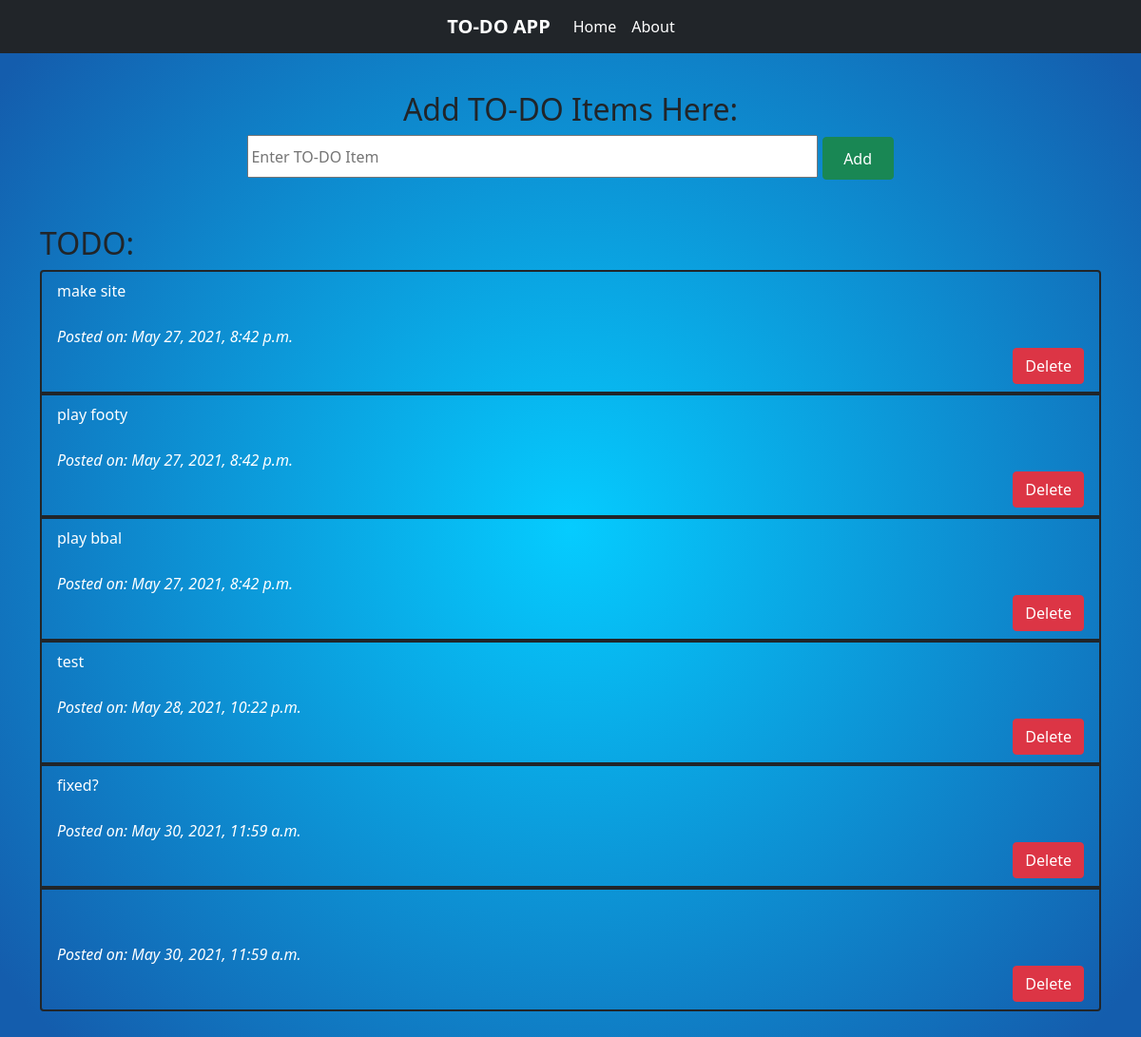
/home/, run on the app's committed database.
### todo/models.py (models this page shows)
class todoitem(models.Model):
    item = models.CharField(max_length=200)
    date_posted = models.DateTimeField(auto_now_add=True)

### todo/views.py (the view)
# urls.py: 2. Add a URL to urlpatterns:  path('', views.home, name='home')
def home(request):
    if request.method == "POST":
        new_todo_item = todoitem(item = request.POST["content"])
        new_todo_item.save()
        return HttpResponseRedirect("/home/")
    else:
        pass
    all_todo_items = todoitem.objects.all()
    return render(request, 'todo/home.html', {"all_items": all_todo_items})

### templates/todo/home.html (shortened to what this page needs)
{% extends "todo/base.html" %}
{% block content %}
<!DOCTYPE html>
<html>
<head>
</head>
<body>
    <br></br>
    <h2 style="text-align:center">Add TO-DO Items Here:</h2>
    <form style="text-align:center" action="/home/" method="post">{% csrf_token %}
        <input style="height:45px;width:600px" type="text" name="content" placeholder="Enter TO-DO Item"/>
        <button style="height:45px;width:75px" type="submit" class="btn btn-success">Add</button>
    </form>
    <br></br>
    <h2>TODO:</h2>
    <ul class="list-group">
        {% for todoitem in all_items %}
        <li class="list-group-item bg-transparent border border-dark border-2" style="color:white">{{ todoitem.item }}
            <br></br>
            <em>Posted on: {{ todoitem.date_posted }}</em>
            <div>
                <form action="/deletetodo/{{todoitem.id}}/"
                    style="display: inline;"
                    method="post">{% csrf_token %}
                    <input type="submit" value="Delete" class="btn btn-danger" style="float: right;"/>
                </form>
            </div>
        </li>
        {% endfor %}
    </ul>
</body>
</html>
{% endblock content %}

### templates/todo/base.html (shortened to what this page needs)
<!DOCTYPE html>
<html lang="en">
  <head>
    <link href="https://cdn.jsdelivr.net/npm/bootstrap@5.0.0-beta3/dist/css/bootstrap.min.css" rel="stylesheet">
</head>
<body>
    <div class="container">
        <nav class="navbar fixed-top navbar-dark bg-dark navbar-expand-lg">
            <div class="container nav justify-content-center">
              <div class="collapse navbar-collapse nav justify-content-center" id="navbarNav">
                <b class="navbar-brand">TO-DO APP</b>
                <ul class="navbar-nav">
                  <li class="nav-item">
                    <a class="nav-link active" href="/home">Home</a>
                  </li>
                  <li class="nav-item">
                    <a class="nav-link active" href="/about">About</a>
                  </li>
                </ul>
              </div>
            </div>
        </nav>
        <br></br>
        {% block content %} {% endblock %}
        <br></br>
    </div>
</body>
</html>

### templates/todo/base.html (style rules this page uses)
body { background: rgb(5,204,255); background: radial-gradient(circle, rgba(5,204,255,1) 0%, rgba(20,93,173,1) 93%); }

### data on the page
todoitem: item "make site", date_posted "May 27, 2021, 8:42 p.m."
todoitem: item "play footy", date_posted "May 27, 2021, 8:42 p.m."
todoitem: item "play bbal", date_posted "May 27, 2021, 8:42 p.m."
todoitem: item "test", date_posted "May 28, 2021, 10:22 p.m."
todoitem: item "fixed?", date_posted "May 30, 2021, 11:59 a.m."
todoitem: date_posted "May 30, 2021, 11:59 a.m."
